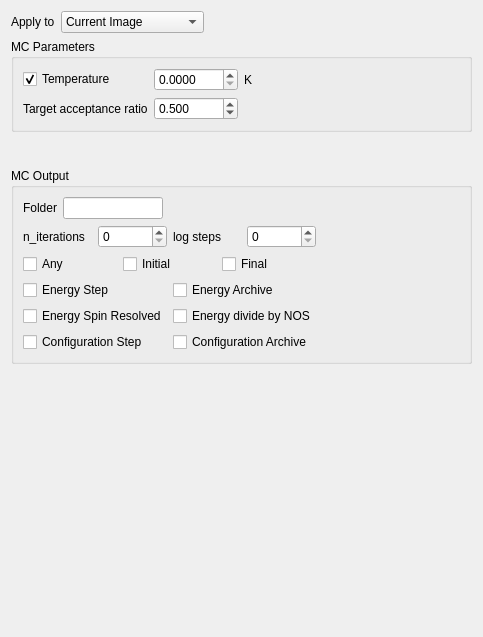
         <widget class="QWidget" name="page_4">
          <property name="geometry">
           <rect>
            <x>0</x>
            <y>0</y>
            <width>483</width>
            <height>637</height>
           </rect>
          </property>
          <property name="sizePolicy">
           <sizepolicy hsizetype="Preferred" vsizetype="Preferred">
            <horstretch>0</horstretch>
            <verstretch>0</verstretch>
           </sizepolicy>
          </property>
          <property name="minimumSize">
           <size>
            <width>0</width>
            <height>0</height>
           </size>
          </property>
          <attribute name="label">
           <string>MC</string>
          </attribute>
          <layout class="QGridLayout" name="gridLayout_3">
           <item row="13" column="0">
            <widget class="QGroupBox" name="groupBox_18">
             <property name="minimumSize">
              <size>
               <width>0</width>
               <height>0</height>
              </size>
             </property>
             <property name="title">
              <string>MC Output</string>
             </property>
             <layout class="QGridLayout" name="gridLayout_94">
              <item row="2" column="4">
               <spacer name="horizontalSpacer_51">
                <property name="orientation">
                 <enum>Qt::Horizontal</enum>
                </property>
                <property name="sizeHint" stdset="0">
                 <size>
                  <width>40</width>
                  <height>20</height>
                 </size>
                </property>
               </spacer>
              </item>
              <item row="3" column="0">
               <layout class="QGridLayout" name="gridLayout_102">
                <item row="0" column="0">
                 <widget class="QCheckBox" name="checkBox_mc_output_energy_step">
                  <property name="text">
                   <string>Energy Step</string>
                  </property>
                 </widget>
                </item>
                <item row="0" column="1">
                 <widget class="QCheckBox" name="checkBox_mc_output_energy_archive">
                  <property name="text">
                   <string>Energy Archive</string>
                  </property>
                 </widget>
                </item>
                <item row="1" column="0">
                 <widget class="QCheckBox" name="checkBox_mc_output_energy_spin_resolved">
                  <property name="text">
                   <string>Energy Spin Resolved</string>
                  </property>
                 </widget>
                </item>
                <item row="2" column="0">
                 <widget class="QCheckBox" name="checkBox_mc_output_configuration_step">
                  <property name="text">
                   <string>Configuration Step</string>
                  </property>
                 </widget>
                </item>
                <item row="1" column="1">
                 <widget class="QCheckBox" name="checkBox_mc_output_energy_divide">
                  <property name="text">
                   <string>Energy divide by NOS</string>
                  </property>
                 </widget>
                </item>
                <item row="2" column="1">
                 <widget class="QCheckBox" name="checkBox_mc_output_configuration_archive">
                  <property name="text">
                   <string>Configuration Archive</string>
                  </property>
                 </widget>
                </item>
               </layout>
              </item>
              <item row="1" column="0">
               <layout class="QGridLayout" name="gridLayout_59">
                <item row="0" column="0">
                 <widget class="QLabel" name="label_60">
                  <property name="text">
                   <string>n_iterations</string>
                  </property>
                 </widget>
                </item>
                <item row="0" column="1">
                 <widget class="QSpinBox" name="spinBox_mc_n_iterations">
                  <property name="locale">
                   <locale language="C" country="AnyCountry"/>
                  </property>
                  <property name="maximum">
                   <number>999999999</number>
                  </property>
                 </widget>
                </item>
                <item row="0" column="3">
                 <widget class="QSpinBox" name="spinBox_mc_log_steps">
                  <property name="locale">
                   <locale language="C" country="AnyCountry"/>
                  </property>
                  <property name="maximum">
                   <number>999999999</number>
                  </property>
                 </widget>
                </item>
                <item row="0" column="2">
                 <widget class="QLabel" name="label_48">
                  <property name="text">
                   <string>log steps</string>
                  </property>
                 </widget>
                </item>
               </layout>
              </item>
              <item row="2" column="0">
               <layout class="QGridLayout" name="gridLayout_101">
                <item row="0" column="1">
                 <widget class="QCheckBox" name="checkBox_mc_output_initial">
                  <property name="text">
                   <string>Initial</string>
                  </property>
                 </widget>
                </item>
                <item row="0" column="2">
                 <widget class="QCheckBox" name="checkBox_mc_output_final">
                  <property name="text">
                   <string>Final</string>
                  </property>
                 </widget>
                </item>
                <item row="0" column="0">
                 <widget class="QCheckBox" name="checkBox_mc_output_any">
                  <property name="text">
                   <string>Any</string>
                  </property>
                 </widget>
                </item>
               </layout>
              </item>
              <item row="0" column="0">
               <layout class="QGridLayout" name="gridLayout_181">
                <item row="0" column="0">
                 <widget class="QLabel" name="label_12">
                  <property name="text">
                   <string>Folder</string>
                  </property>
                 </widget>
                </item>
                <item row="0" column="1">
                 <widget class="QLineEdit" name="lineEdit_mc_output_folder">
                  <property name="maximumSize">
                   <size>
                    <width>100</width>
                    <height>16777215</height>
                   </size>
                  </property>
                 </widget>
                </item>
                <item row="0" column="2">
                 <spacer name="horizontalSpacer_12">
                  <property name="orientation">
                   <enum>Qt::Horizontal</enum>
                  </property>
                  <property name="sizeHint" stdset="0">
                   <size>
                    <width>40</width>
                    <height>20</height>
                   </size>
                  </property>
                 </spacer>
                </item>
               </layout>
              </item>
             </layout>
            </widget>
           </item>
           <item row="11" column="0">
            <widget class="QGroupBox" name="groupBox_9">
             <property name="minimumSize">
              <size>
               <width>0</width>
               <height>0</height>
              </size>
             </property>
             <property name="title">
              <string>MC Parameters</string>
             </property>
             <layout class="QGridLayout" name="gridLayout_55">
              <item row="0" column="0">
               <layout class="QGridLayout" name="gridLayout_69">
                <item row="0" column="1">
                 <widget class="QDoubleSpinBox" name="doubleSpinBox_mc_temperature">
                  <property name="locale">
                   <locale language="C" country="AnyCountry"/>
                  </property>
                  <property name="decimals">
                   <number>4</number>
                  </property>
                  <property name="maximum">
                   <double>1000.000000000000000</double>
                  </property>
                 </widget>
                </item>
                <item row="0" column="0">
                 <widget class="QCheckBox" name="checkBox_mc_temperature">
                  <property name="text">
                   <string>Temperature</string>
                  </property>
                  <property name="checked">
                   <bool>true</bool>
                  </property>
                 </widget>
                </item>
                <item row="1" column="1">
                 <widget class="QDoubleSpinBox" name="doubleSpinBox_mc_acceptance">
                  <property name="locale">
                   <locale language="C" country="AnyCountry"/>
                  </property>
                  <property name="decimals">
                   <number>3</number>
                  </property>
                  <property name="maximum">
                   <double>1.000000000000000</double>
                  </property>
                  <property name="singleStep">
                   <double>0.100000000000000</double>
                  </property>
                  <property name="value">
                   <double>0.500000000000000</double>
                  </property>
                 </widget>
                </item>
                <item row="0" column="2">
                 <widget class="QLabel" name="label_59">
                  <property name="text">
                   <string>K</string>
                  </property>
                 </widget>
                </item>
                <item row="1" column="0">
                 <widget class="QLabel" name="label_11">
                  <property name="text">
                   <string>Target acceptance ratio</string>
                  </property>
                 </widget>
                </item>
               </layout>
              </item>
              <item row="0" column="1">
               <spacer name="horizontalSpacer_45">
                <property name="orientation">
                 <enum>Qt::Horizontal</enum>
                </property>
                <property name="sizeHint" stdset="0">
                 <size>
                  <width>40</width>
                  <height>20</height>
                 </size>
                </property>
               </spacer>
              </item>
             </layout>
            </widget>
           </item>
           <item row="14" column="0">
            <spacer name="verticalSpacer_2">
             <property name="orientation">
              <enum>Qt::Vertical</enum>
             </property>
             <property name="sizeHint" stdset="0">
              <size>
               <width>20</width>
               <height>40</height>
              </size>
             </property>
            </spacer>
           </item>
           <item row="12" column="0">
            <spacer name="verticalSpacer_22">
             <property name="orientation">
              <enum>Qt::Vertical</enum>
             </property>
             <property name="sizeType">
              <enum>QSizePolicy::Fixed</enum>
             </property>
             <property name="sizeHint" stdset="0">
              <size>
               <width>20</width>
               <height>30</height>
              </size>
             </property>
            </spacer>
           </item>
           <item row="0" column="0">
            <layout class="QGridLayout" name="gridLayout_15">
             <item row="0" column="0">
              <widget class="QLabel" name="label_8">
               <property name="text">
                <string>Apply to</string>
               </property>
              </widget>
             </item>
             <item row="0" column="1">
              <widget class="QComboBox" name="comboBox_MC_ApplyTo">
               <property name="minimumSize">
                <size>
                 <width>120</width>
                 <height>0</height>
                </size>
               </property>
               <item>
                <property name="text">
                 <string>Current Image</string>
                </property>
               </item>
               <item>
                <property name="text">
                 <string>Current Image Chain</string>
                </property>
               </item>
               <item>
                <property name="text">
                 <string>All Images</string>
                </property>
               </item>
              </widget>
             </item>
             <item row="0" column="2">
              <spacer name="horizontalSpacer_9">
               <property name="orientation">
                <enum>Qt::Horizontal</enum>
               </property>
               <property name="sizeHint" stdset="0">
                <size>
                 <width>40</width>
                 <height>20</height>
                </size>
               </property>
              </spacer>
             </item>
            </layout>
           </item>
          </layout>
         </widget>
